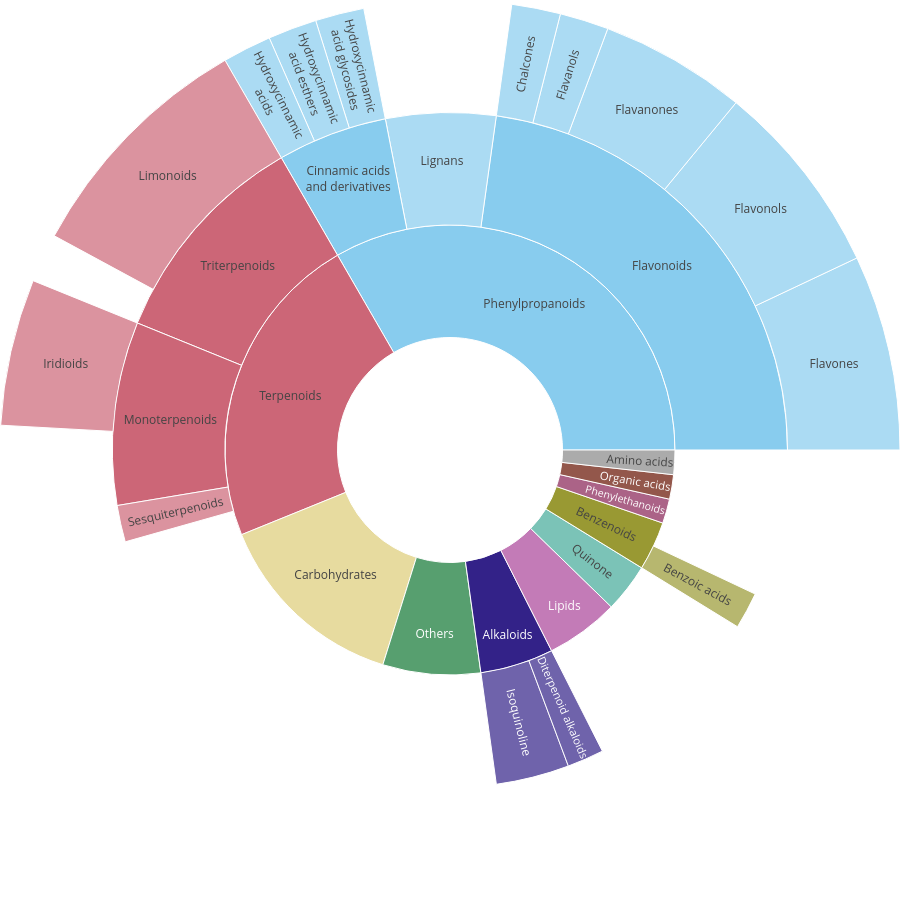

Source (notebook cell):
### Markdown cell above
# Lemon control vs HLB

### Code cell
labels = [
'Alkaloids',
'Quinone',
'Terpenoids',
'Carbohydrates',
'Others',
'Phenylethanoids',
'Phenylpropanoids',
'Benzenoids',
'Organic acids',
'Lipids',
'Amino acids',
'Lignans',
'Flavonoids',
'Cinnamic acids<br>and derivatives',
'Monoterpenoids',
'Triterpenoids',
'Sesquiterpenoids',
'Isoquinoline',
'Diterpenoid alkaloids',
'Benzoic acids',
'Iridioids',
'Limonoids',
'Flavones',
'Flavonols',
'Flavanols',
'Chalcones',
'Flavanones',
'Hydroxycinnamic<br>acid glycosides',
'Hydroxycinnamic<br>acid esthers',
'Hydroxycinnamic<br>acids'
]


parents = [
' ',
' ',
' ',
' ',
' ',
' ',
' ',
' ',
' ',
' ',
' ',
'Phenylpropanoids',
'Phenylpropanoids',
'Phenylpropanoids',
'Terpenoids',
'Terpenoids',
'Terpenoids',
'Alkaloids',
'Alkaloids',
'Benzenoids',
'Monoterpenoids',
'Triterpenoids',
'Flavonoids',
'Flavonoids',
'Flavonoids',
'Flavonoids',
'Flavonoids',
'Cinnamic acids<br>and derivatives',
'Cinnamic acids<br>and derivatives',
'Cinnamic acids<br>and derivatives'
]


values = [
'3',
'2',
'13',
'8',
'4',
'1',
'19',
'2',
'1',
'3',
'1',
'3',
'13',
'3',
'5',
'6',
'1',
'2',
'1',
'1',
'3',
'5',
'4',
'4',
'1',
'1',
'3',
'1',
'1',
'1'
]


fig =go.Figure(go.Sunburst(
    labels=labels,
    parents=parents,
    values=values,
    branchvalues="total"
    #marker=dict(line=dict(color="black", width=1))  # contour noir
    #textinfo="label+value"  # ajouter valeurs
))

# Update layout for tight margin
fig.update_layout(margin = dict(t=0, l=0, r=0, b=0))

fig.update_layout(
    width=900,   # adjust width as needed
    height=900,   # adjust height as needed
    sunburstcolorway=px.colors.qualitative.Safe,
    extendsunburstcolors=True
)

fig.show()

### Figure 1 — Plotly figure (JSON) as saved in the notebook; plotly's stock layout.template omitted (floating-point values rounded to 4 significant figures)
{"data": [{"branchvalues": "total", "labels": ["Alkaloids", "Quinone", "Terpenoids", "Carbohydrates", "Others", "Phenylethanoids", "Phenylpropanoids", "Benzenoids", "Organic acids", "Lipids", "Amino acids", "Lignans", "Flavonoids", "Cinnamic acids<br>and derivatives", "Monoterpenoids", "Triterpenoids", "Sesquiterpenoids", "Isoquinoline", "Diterpenoid alkaloids", "Benzoic acids", "Iridioids", "Limonoids", "Flavones", "Flavonols", "Flavanols", "Chalcones", "Flavanones", "Hydroxycinnamic<br>acid glycosides", "Hydroxycinnamic<br>acid esthers", "Hydroxycinnamic<br>acids"], "parents": [" ", " ", " ", " ", " ", " ", " ", " ", " ", " ", " ", "Phenylpropanoids", "Phenylpropanoids", "Phenylpropanoids", "Terpenoids", "Terpenoids", "Terpenoids", "Alkaloids", "Alkaloids", "Benzenoids", "Monoterpenoids", "Triterpenoids", "Flavonoids", "Flavonoids", "Flavonoids", "Flavonoids", "Flavonoids", "Cinnamic acids<br>and derivatives", "Cinnamic acids<br>and derivatives", "Cinnamic acids<br>and derivatives"], "type": "sunburst", "values": ["3", "2", "13", "8", "4", "1", "19", "2", "1", "3", "1", "3", "13", "3", "5", "6", "1", "2", "1", "1", "3", "5", "4", "4", "1", "1", "3", "1", "1", "1"]}], "layout": {"extendsunburstcolors": true, "height": 900, "margin": {"b": 0, "l": 0, "r": 0, "t": 0}, "sunburstcolorway": ["rgb(136, 204, 238)", "rgb(204, 102, 119)", "rgb(221, 204, 119)", "rgb(17, 119, 51)", "rgb(51, 34, 136)", "rgb(170, 68, 153)", "rgb(68, 170, 153)", "rgb(153, 153, 51)", "rgb(136, 34, 85)", "rgb(102, 17, 0)", "rgb(136, 136, 136)"], "width": 900}}
